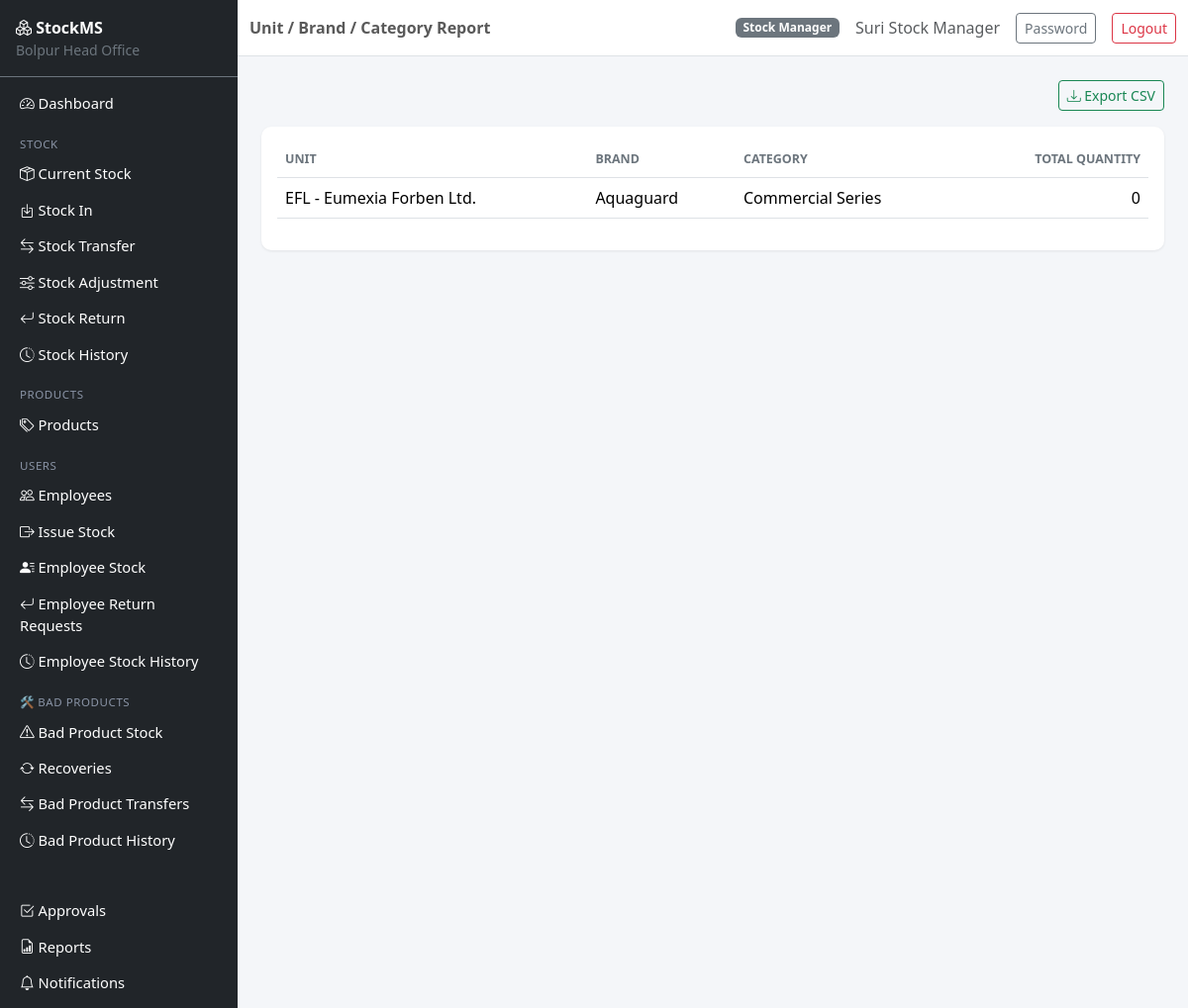
/reports/unit-brand-category (signed in), run on the app's committed database.
### app/models.py (models this page shows, shortened)
class User(UserMixin, db.Model):
    __tablename__ = "users"
    id = db.Column(db.Integer, primary_key=True)
    username = db.Column(db.String(64), unique=True, nullable=False, index=True)
    email = db.Column(db.String(120), unique=True, nullable=False, index=True)
    password_hash = db.Column(db.String(255), nullable=False)
    full_name = db.Column(db.String(120), nullable=False)
    role = db.Column(db.String(20), nullable=False, default=ROLE_EMPLOYEE)
    is_active = db.Column(db.Boolean, default=True, nullable=False)
    created_at = db.Column(db.DateTime, default=datetime.utcnow)
    updated_at = db.Column(db.DateTime, default=datetime.utcnow, onupdate=datetime.utcnow)
    last_login_at = db.Column(db.DateTime)
    manager_assignments = db.relationship(
        "StockManagerAssignment", back_populates="user", foreign_keys="StockManagerAssignment.user_id"
    )
    employee_profile = db.relationship(
        "Employee", back_populates="user", uselist=False, foreign_keys="Employee.user_id"
    )
    def is_main_admin(self):
        return self.role == ROLE_MAIN_ADMIN
    def is_stock_manager(self):
        return self.role == ROLE_STOCK_MANAGER
    def is_employee(self):
        return self.role == ROLE_EMPLOYEE
    def authorized_location_ids(self):
        if self.role == ROLE_STOCK_MANAGER:
            return [a.location_id for a in self.manager_assignments if a.is_active]
        if self.role == ROLE_EMPLOYEE and self.employee_profile:
            return [self.employee_profile.location_id]
        return []

class Category(db.Model):
    __tablename__ = "categories"
    id = db.Column(db.Integer, primary_key=True)
    brand_id = db.Column(db.Integer, db.ForeignKey("brands.id"), nullable=False)
    code = db.Column(db.String(20), nullable=False)
    name = db.Column(db.String(120), nullable=False)
    description = db.Column(db.String(255))
    is_active = db.Column(db.Boolean, default=True, nullable=False)
    created_at = db.Column(db.DateTime, default=datetime.utcnow)
    brand = db.relationship("Brand", back_populates="categories")
    products = db.relationship("Product", back_populates="category")
    __table_args__ = (db.UniqueConstraint("brand_id", "code", name="uq_category_code_per_brand"),)

class Unit(db.Model):
    __tablename__ = "units"
    id = db.Column(db.Integer, primary_key=True)
    code = db.Column(db.String(20), unique=True, nullable=False)
    name = db.Column(db.String(120), nullable=False)
    description = db.Column(db.String(255))
    is_active = db.Column(db.Boolean, default=True, nullable=False)
    created_at = db.Column(db.DateTime, default=datetime.utcnow)
    brands = db.relationship("Brand", back_populates="unit")

class Brand(db.Model):
    __tablename__ = "brands"
    id = db.Column(db.Integer, primary_key=True)
    unit_id = db.Column(db.Integer, db.ForeignKey("units.id"), nullable=False)
    code = db.Column(db.String(20), nullable=False)
    name = db.Column(db.String(120), nullable=False)
    description = db.Column(db.String(255))
    is_active = db.Column(db.Boolean, default=True, nullable=False)
    created_at = db.Column(db.DateTime, default=datetime.utcnow)
    unit = db.relationship("Unit", back_populates="brands")
    categories = db.relationship("Category", back_populates="brand")
    __table_args__ = (db.UniqueConstraint("unit_id", "code", name="uq_brand_code_per_unit"),)

### app/blueprints/reports/routes.py (the view)
@bp.route("/unit-brand-category")
@login_required
def unit_brand_category():
    loc_ids = accessible_location_ids(current_user)
    q = (
        db.session.query(Unit.name, Brand.name, Category.name, func.coalesce(func.sum(LocationStock.quantity), 0))
        .join(Brand, Brand.unit_id == Unit.id)
        .join(Category, Category.brand_id == Brand.id)
        .join(Product, Product.category_id == Category.id)
        .outerjoin(LocationStock, LocationStock.product_id == Product.id)
    )
    if loc_ids is not None:
        q = q.filter((LocationStock.location_id.in_(loc_ids)) | (LocationStock.location_id.is_(None)))
    rows = q.group_by(Unit.id, Brand.id, Category.id).order_by(Unit.name, Brand.name, Category.name).all()
    if request.args.get("export") == "csv":
        return _csv_response("unit_brand_category.csv", ["Unit", "Brand", "Category", "Total Quantity"], rows)
    return render_template("reports/unit_brand_category.html", rows=rows)

### app/services/permission_service.py (called while the page is built)
def accessible_location_ids(user):
    if user.role == ROLE_MAIN_ADMIN:
        return None
    return user.authorized_location_ids()

### app/templates/reports/unit_brand_category.html
{% extends "base.html" %}
{% block page_title %}Unit / Brand / Category Report{% endblock %}
{% block content %}
<div class="d-flex justify-content-end mb-3">
    <a href="{{ url_for('reports.unit_brand_category', export='csv') }}" class="btn btn-outline-success btn-sm"><i class="bi bi-download"></i> Export CSV</a>
</div>
<div class="card">
    <div class="card-body">
        <table class="table table-hover">
            <thead><tr><th>Unit</th><th>Brand</th><th>Category</th><th class="text-end">Total Quantity</th></tr></thead>
            <tbody>
            {% for unit, brand, category, qty in rows %}
                <tr><td>{{ unit }}</td><td>{{ brand }}</td><td>{{ category }}</td><td class="text-end">{{ qty }}</td></tr>
            {% else %}
                <tr><td colspan="4" class="text-muted text-center py-4">No data.</td></tr>
            {% endfor %}
            </tbody>
        </table>
    </div>
</div>
{% endblock %}

### app/templates/base.html (shortened to what this page needs)
<!DOCTYPE html>
<html lang="en">
<head>
    <link href="https://cdn.jsdelivr.net/npm/bootstrap@5.3.3/dist/css/bootstrap.min.css" rel="stylesheet">
    <link href="https://cdn.jsdelivr.net/npm/bootstrap-icons@1.11.3/font/bootstrap-icons.css" rel="stylesheet">
    <link href="{{ url_for('static', filename='css/app.css') }}" rel="stylesheet">
</head>
<body>
{% if current_user.is_authenticated %}
<div class="d-flex" id="wrapper">
    <nav class="sidebar bg-dark text-white" id="sidebar">
        <div class="sidebar-brand p-3 border-bottom border-secondary">
            <i class="bi bi-boxes"></i> <strong>StockMS</strong>
            <div class="small text-secondary">Bolpur Head Office</div>
        </div>
        <ul class="nav flex-column p-2">
            <li class="nav-item"><a class="nav-link text-white" href="{{ url_for('main.dashboard') }}"><i class="bi bi-speedometer2"></i> Dashboard</a></li>
            <li class="nav-item sidebar-heading">Stock</li>
            <li class="nav-item"><a class="nav-link text-white" href="{{ url_for('stock.current_stock') }}"><i class="bi bi-box-seam"></i> Current Stock</a></li>
            {% if current_user.is_main_admin() or current_user.is_stock_manager() %}
            <li class="nav-item"><a class="nav-link text-white" href="{{ url_for('stock.stock_in') }}"><i class="bi bi-box-arrow-in-down"></i> Stock In</a></li>
            {% endif %}
            <li class="nav-item"><a class="nav-link text-white" href="{{ url_for('transfers.list_transfers') }}"><i class="bi bi-arrow-left-right"></i> Stock Transfer</a></li>
            <li class="nav-item"><a class="nav-link text-white" href="{{ url_for('adjustments.list_adjustments') }}"><i class="bi bi-sliders"></i> Stock Adjustment</a></li>
            <li class="nav-item"><a class="nav-link text-white" href="{{ url_for('returns.list_returns') }}"><i class="bi bi-arrow-return-left"></i> Stock Return</a></li>
            <li class="nav-item"><a class="nav-link text-white" href="{{ url_for('stock.stock_history') }}"><i class="bi bi-clock-history"></i> Stock History</a></li>
            <li class="nav-item sidebar-heading">Products</li>
            <li class="nav-item"><a class="nav-link text-white" href="{{ url_for('catalog.list_products') }}"><i class="bi bi-tags"></i> Products</a></li>
            {% if current_user.is_main_admin() or current_user.is_stock_manager() %}
            <li class="nav-item sidebar-heading">Users</li>
            <li class="nav-item"><a class="nav-link text-white" href="{{ url_for('users.list_employees') }}"><i class="bi bi-people"></i> Employees</a></li>
            <li class="nav-item"><a class="nav-link text-white" href="{{ url_for('employee_stock.issue_stock') }}"><i class="bi bi-box-arrow-right"></i> Issue Stock</a></li>
            <li class="nav-item"><a class="nav-link text-white" href="{{ url_for('employee_stock.employee_stock_overview') }}"><i class="bi bi-person-lines-fill"></i> Employee Stock</a></li>
            <li class="nav-item"><a class="nav-link text-white" href="{{ url_for('employee_stock.list_returns') }}"><i class="bi bi-arrow-return-left"></i> Employee Return Requests</a></li>
            <li class="nav-item"><a class="nav-link text-white" href="{{ url_for('employee_stock.history') }}"><i class="bi bi-clock-history"></i> Employee Stock History</a></li>
            {% endif %}
            <li class="nav-item sidebar-heading">🛠 Bad Products</li>
            <li class="nav-item"><a class="nav-link text-white" href="{{ url_for('bad_products.stock') }}"><i class="bi bi-exclamation-triangle"></i> Bad Product Stock</a></li>
            <li class="nav-item"><a class="nav-link text-white" href="{{ url_for('bad_products.list_recoveries') }}"><i class="bi bi-arrow-repeat"></i> Recoveries</a></li>
            <li class="nav-item"><a class="nav-link text-white" href="{{ url_for('bad_products.list_transfers') }}"><i class="bi bi-arrow-left-right"></i> Bad Product Transfers</a></li>
            <li class="nav-item"><a class="nav-link text-white" href="{{ url_for('bad_products.history') }}"><i class="bi bi-clock-history"></i> Bad Product History</a></li>
            <li class="nav-item sidebar-heading">&nbsp;</li>
            <li class="nav-item"><a class="nav-link text-white" href="{{ url_for('approvals.pending') }}"><i class="bi bi-check2-square"></i> Approvals</a></li>
            <li class="nav-item"><a class="nav-link text-white" href="{{ url_for('reports.index') }}"><i class="bi bi-file-earmark-bar-graph"></i> Reports</a></li>
            <li class="nav-item"><a class="nav-link text-white" href="{{ url_for('notifications.list_notifications') }}"><i class="bi bi-bell"></i> Notifications
            </a></li>
        </ul>
    </nav>
    <div class="flex-grow-1">
        <nav class="navbar navbar-expand-lg navbar-light bg-white border-bottom sticky-top">
            <div class="container-fluid">
                <span class="navbar-text fw-semibold">{% block page_title %}{% endblock %}</span>
                <div class="ms-auto d-flex align-items-center gap-3">
                    <span class="badge bg-secondary">{{ current_user.role.replace('_',' ')|title }}</span>
                    <span class="text-muted">{{ current_user.full_name }}</span>
                    <a href="{{ url_for('auth.change_password') }}" class="btn btn-sm btn-outline-secondary">Password</a>
                    <a href="{{ url_for('auth.logout') }}" class="btn btn-sm btn-outline-danger">Logout</a>
                </div>
            </div>
        </nav>
        <main class="container-fluid p-4">
            {% block content %}{% endblock %}
        </main>
    </div>
</div>
{% endif %}
</body>
</html>

### app/static/css/app.css (style rules this page uses)
body { background-color: #f4f6f9; }
.sidebar { width: 240px; min-height: 100vh; }
.sidebar .nav-link { padding: 0.45rem 0.75rem; border-radius: 6px; font-size: 0.92rem; }
.sidebar-heading { color: #8a94a6; text-transform: uppercase; font-size: 0.72rem; letter-spacing: .05em; padding: 0.9rem 0.75rem 0.2rem; }
.card { border: none; box-shadow: 0 1px 3px rgba(0,0,0,0.08); border-radius: 10px; }
.table thead th { font-size: 0.78rem; text-transform: uppercase; color: #6c757d; border-top: none; }

### data on the page
User: role.replace "Stock Manager", full_name "Suri Stock Manager"
Category: name "EFL - Eumexia Forben Ltd.", name "Aquaguard", name "Commercial Series", qty "0"
